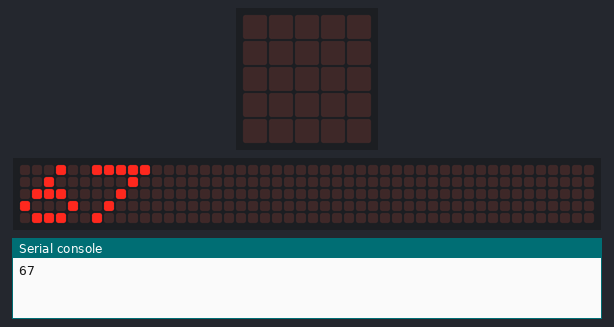
Recording of a program running on a simulated BBC micro:bit (MakeCode). Parts: the board's 5×5 LED display, a strip that is not on the board, showing the scrolling text unrolled, the last lines printed to the serial console. Random numbers come from a fixed seed; the 48×5 strip is a reading aid, not a part: it shows the text the display is scrolling, unrolled, one strip-width of it at a time.

Above: at 2.55 s.
At 7.61 s:
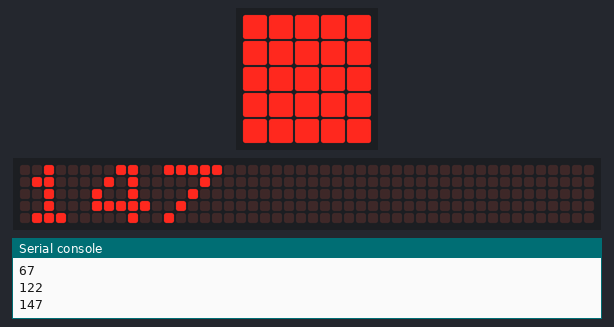
At 11.83 s:
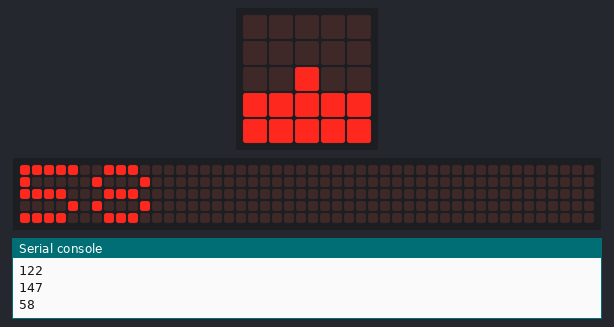
At 17.99 s:
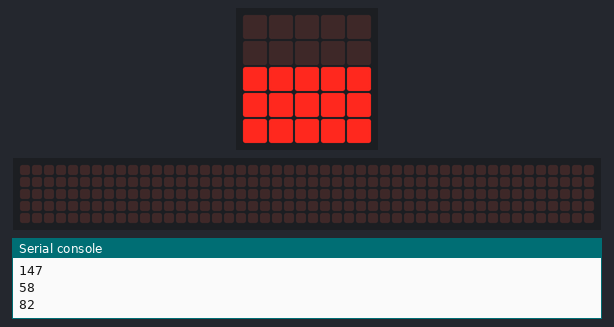
At 21.0 s:
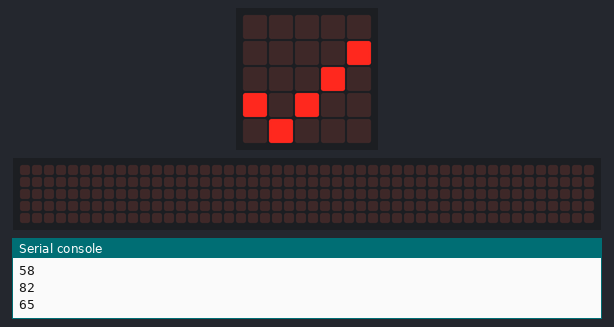
At 37.8 s:
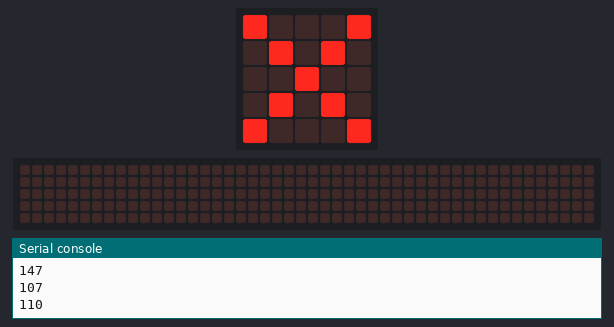

The program:

main.ts
```typescript
let Peso = 0
basic.forever(function () {
    Peso = randint(50, 150)
    led.plotBarGraph(
    Peso,
    0
    )
    basic.showNumber(Peso)
    if (Peso >= 50 && Peso <= 70) {
        basic.showIcon(IconNames.Yes)
    } else if (Peso >= 71 && Peso <= 85) {
        basic.showLeds(`
            . . . . .
            . . . . .
            # # # # #
            # # # # #
            # # # # #
            `)
    } else if (Peso >= 86 && Peso <= 100) {
        basic.showLeds(`
            . . . . .
            # # # # #
            # # # # #
            # # # # #
            # # # # #
            `)
    } else if (Peso > 100) {
        basic.showIcon(IconNames.No)
    }
})
```

test.ts
```typescript
// aquí va el archivo "tests"; esto no se compilará cuando este paquete se utilice como una extensión.
```

Measured:
- what the display in image 3 shows lasts 0.4 s, from 17.8 s to 18.2 s
- what the display in image 4 shows lasts 0.6 s, from 20.9 s to 21.5 s
